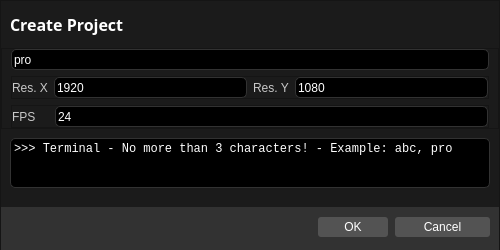
<?xml version="1.0" encoding="UTF-8"?>
<ui version="4.0">
 <class>cioxo_createProject</class>
 <widget class="QDialog" name="cioxo_createProject">
  <property name="geometry">
   <rect>
    <x>0</x>
    <y>0</y>
    <width>500</width>
    <height>250</height>
   </rect>
  </property>
  <property name="minimumSize">
   <size>
    <width>500</width>
    <height>250</height>
   </size>
  </property>
  <property name="maximumSize">
   <size>
    <width>500</width>
    <height>250</height>
   </size>
  </property>
  <property name="windowTitle">
   <string>Dialog</string>
  </property>
  <property name="styleSheet">
   <string notr="true">background-color: rgb(27, 27, 27);</string>
  </property>
  <layout class="QVBoxLayout" name="verticalLayout_3">
   <property name="spacing">
    <number>0</number>
   </property>
   <property name="leftMargin">
    <number>0</number>
   </property>
   <property name="topMargin">
    <number>0</number>
   </property>
   <property name="rightMargin">
    <number>0</number>
   </property>
   <property name="bottomMargin">
    <number>0</number>
   </property>
   <item>
    <widget class="QFrame" name="frame_all">
     <property name="frameShape">
      <enum>QFrame::StyledPanel</enum>
     </property>
     <property name="frameShadow">
      <enum>QFrame::Raised</enum>
     </property>
     <layout class="QVBoxLayout" name="verticalLayout">
      <property name="spacing">
       <number>0</number>
      </property>
      <property name="leftMargin">
       <number>0</number>
      </property>
      <property name="topMargin">
       <number>0</number>
      </property>
      <property name="rightMargin">
       <number>0</number>
      </property>
      <property name="bottomMargin">
       <number>0</number>
      </property>
      <item>
       <widget class="QFrame" name="frame_title">
        <property name="maximumSize">
         <size>
          <width>16777215</width>
          <height>50</height>
         </size>
        </property>
        <property name="styleSheet">
         <string notr="true"/>
        </property>
        <property name="frameShape">
         <enum>QFrame::NoFrame</enum>
        </property>
        <property name="frameShadow">
         <enum>QFrame::Raised</enum>
        </property>
        <property name="lineWidth">
         <number>0</number>
        </property>
        <layout class="QHBoxLayout" name="horizontalLayout_6" stretch="0,0">
         <property name="spacing">
          <number>0</number>
         </property>
         <property name="leftMargin">
          <number>9</number>
         </property>
         <property name="topMargin">
          <number>0</number>
         </property>
         <property name="rightMargin">
          <number>9</number>
         </property>
         <property name="bottomMargin">
          <number>0</number>
         </property>
         <item>
          <widget class="QLabel" name="label_createProject">
           <property name="maximumSize">
            <size>
             <width>120</width>
             <height>30</height>
            </size>
           </property>
           <property name="font">
            <font>
             <family>Source Sans Pro</family>
             <pointsize>12</pointsize>
             <weight>75</weight>
             <bold>true</bold>
            </font>
           </property>
           <property name="styleSheet">
            <string notr="true">color:white;</string>
           </property>
           <property name="text">
            <string>Create Project</string>
           </property>
           <property name="alignment">
            <set>Qt::AlignLeading|Qt::AlignLeft|Qt::AlignVCenter</set>
           </property>
          </widget>
         </item>
         <item>
          <spacer name="spacer">
           <property name="orientation">
            <enum>Qt::Horizontal</enum>
           </property>
           <property name="sizeHint" stdset="0">
            <size>
             <width>40</width>
             <height>20</height>
            </size>
           </property>
          </spacer>
         </item>
        </layout>
       </widget>
      </item>
      <item>
       <widget class="QFrame" name="frame_input">
        <property name="frameShape">
         <enum>QFrame::StyledPanel</enum>
        </property>
        <property name="frameShadow">
         <enum>QFrame::Raised</enum>
        </property>
        <layout class="QVBoxLayout" name="verticalLayout_2">
         <property name="topMargin">
          <number>0</number>
         </property>
         <property name="bottomMargin">
          <number>0</number>
         </property>
         <item>
          <widget class="QLineEdit" name="lineEdit_input">
           <property name="minimumSize">
            <size>
             <width>0</width>
             <height>21</height>
            </size>
           </property>
           <property name="font">
            <font>
             <family>Segoe UI</family>
             <pointsize>9</pointsize>
            </font>
           </property>
           <property name="styleSheet">
            <string notr="true">QLineEdit
{
	color: rgb(255, 255, 255);
	background-color: rgb(0, 0, 0);
	border-style: solid;
    border-width: 1px;
	border-radius: 5px;
	border-color: rgb(50, 50, 50);
}</string>
           </property>
           <property name="text">
            <string>pro</string>
           </property>
          </widget>
         </item>
         <item>
          <widget class="QFrame" name="frame_resolution">
           <property name="frameShape">
            <enum>QFrame::StyledPanel</enum>
           </property>
           <property name="frameShadow">
            <enum>QFrame::Raised</enum>
           </property>
           <layout class="QHBoxLayout" name="horizontalLayout">
            <property name="leftMargin">
             <number>0</number>
            </property>
            <property name="topMargin">
             <number>0</number>
            </property>
            <property name="rightMargin">
             <number>0</number>
            </property>
            <property name="bottomMargin">
             <number>0</number>
            </property>
            <item>
             <widget class="QLabel" name="label_resolutionX">
              <property name="font">
               <font>
                <family>Segoe UI</family>
                <pointsize>9</pointsize>
               </font>
              </property>
              <property name="styleSheet">
               <string notr="true">color:  rgb(200, 200, 200);</string>
              </property>
              <property name="text">
               <string>Res. X</string>
              </property>
             </widget>
            </item>
            <item>
             <widget class="QLineEdit" name="lineEdit_resolutionX">
              <property name="minimumSize">
               <size>
                <width>0</width>
                <height>21</height>
               </size>
              </property>
              <property name="font">
               <font>
                <family>Segoe UI</family>
                <pointsize>9</pointsize>
               </font>
              </property>
              <property name="styleSheet">
               <string notr="true">QLineEdit
{
	color: rgb(255, 255, 255);
	background-color: rgb(0, 0, 0);
	border-style: solid;
    border-width: 1px;
	border-radius: 5px;
	border-color: rgb(50, 50, 50);
}</string>
              </property>
              <property name="text">
               <string>1920</string>
              </property>
             </widget>
            </item>
            <item>
             <widget class="QLabel" name="label_resolutionY">
              <property name="font">
               <font>
                <family>Segoe UI</family>
                <pointsize>9</pointsize>
               </font>
              </property>
              <property name="styleSheet">
               <string notr="true">color:  rgb(200, 200, 200);</string>
              </property>
              <property name="text">
               <string>Res. Y</string>
              </property>
             </widget>
            </item>
            <item>
             <widget class="QLineEdit" name="lineEdit_resolutionY">
              <property name="minimumSize">
               <size>
                <width>0</width>
                <height>21</height>
               </size>
              </property>
              <property name="font">
               <font>
                <family>Segoe UI</family>
                <pointsize>9</pointsize>
               </font>
              </property>
              <property name="styleSheet">
               <string notr="true">QLineEdit
{
	color: rgb(255, 255, 255);
	background-color: rgb(0, 0, 0);
	border-style: solid;
    border-width: 1px;
	border-radius: 5px;
	border-color: rgb(50, 50, 50);
}</string>
              </property>
              <property name="text">
               <string>1080</string>
              </property>
             </widget>
            </item>
           </layout>
          </widget>
         </item>
         <item>
          <widget class="QFrame" name="frame_FPS">
           <property name="frameShape">
            <enum>QFrame::StyledPanel</enum>
           </property>
           <property name="frameShadow">
            <enum>QFrame::Raised</enum>
           </property>
           <layout class="QHBoxLayout" name="horizontalLayout_2">
            <property name="leftMargin">
             <number>0</number>
            </property>
            <property name="topMargin">
             <number>0</number>
            </property>
            <property name="rightMargin">
             <number>0</number>
            </property>
            <property name="bottomMargin">
             <number>0</number>
            </property>
            <item>
             <widget class="QLabel" name="label_FPS">
              <property name="font">
               <font>
                <family>Segoe UI</family>
                <pointsize>9</pointsize>
               </font>
              </property>
              <property name="styleSheet">
               <string notr="true">color:  rgb(200, 200, 200);</string>
              </property>
              <property name="text">
               <string>FPS    </string>
              </property>
             </widget>
            </item>
            <item>
             <widget class="QLineEdit" name="lineEdit_FPS">
              <property name="minimumSize">
               <size>
                <width>0</width>
                <height>21</height>
               </size>
              </property>
              <property name="font">
               <font>
                <family>Segoe UI</family>
                <pointsize>9</pointsize>
               </font>
              </property>
              <property name="styleSheet">
               <string notr="true">QLineEdit
{
	color: rgb(255, 255, 255);
	background-color: rgb(0, 0, 0);
	border-style: solid;
    border-width: 1px;
	border-radius: 5px;
	border-color: rgb(50, 50, 50);
}</string>
              </property>
              <property name="text">
               <string>24</string>
              </property>
             </widget>
            </item>
           </layout>
          </widget>
         </item>
        </layout>
       </widget>
      </item>
      <item>
       <widget class="QFrame" name="frame_informations">
        <property name="maximumSize">
         <size>
          <width>16777215</width>
          <height>70</height>
         </size>
        </property>
        <property name="styleSheet">
         <string notr="true"/>
        </property>
        <property name="frameShape">
         <enum>QFrame::NoFrame</enum>
        </property>
        <property name="frameShadow">
         <enum>QFrame::Raised</enum>
        </property>
        <layout class="QVBoxLayout" name="verticalLayout_4">
         <property name="bottomMargin">
          <number>18</number>
         </property>
         <item>
          <widget class="QLabel" name="label_informations">
           <property name="minimumSize">
            <size>
             <width>0</width>
             <height>50</height>
            </size>
           </property>
           <property name="maximumSize">
            <size>
             <width>16777215</width>
             <height>16777215</height>
            </size>
           </property>
           <property name="font">
            <font>
             <family>Consolas</family>
            </font>
           </property>
           <property name="cursor">
            <cursorShape>IBeamCursor</cursorShape>
           </property>
           <property name="styleSheet">
            <string notr="true">QLabel
{
	color: rgb(255, 255, 255);
	background-color: rgb(0, 0, 0);
	border-style: solid;
    border-width: 1px;
	border-radius: 5px;
	border-color: rgb(50, 50, 50);
}</string>
           </property>
           <property name="frameShape">
            <enum>QFrame::StyledPanel</enum>
           </property>
           <property name="text">
            <string>&gt;&gt;&gt; Terminal - No more than 3 characters! - Example: abc, pro</string>
           </property>
           <property name="alignment">
            <set>Qt::AlignLeading|Qt::AlignLeft|Qt::AlignTop</set>
           </property>
           <property name="wordWrap">
            <bool>true</bool>
           </property>
           <property name="margin">
            <number>9</number>
           </property>
           <property name="textInteractionFlags">
            <set>Qt::LinksAccessibleByMouse|Qt::TextSelectableByKeyboard|Qt::TextSelectableByMouse</set>
           </property>
          </widget>
         </item>
        </layout>
       </widget>
      </item>
      <item>
       <widget class="QFrame" name="frame_choice">
        <property name="minimumSize">
         <size>
          <width>0</width>
          <height>50</height>
         </size>
        </property>
        <property name="maximumSize">
         <size>
          <width>16777215</width>
          <height>33</height>
         </size>
        </property>
        <property name="styleSheet">
         <string notr="true">	background-color: rgb(50, 50, 50);</string>
        </property>
        <property name="frameShape">
         <enum>QFrame::NoFrame</enum>
        </property>
        <property name="frameShadow">
         <enum>QFrame::Raised</enum>
        </property>
        <property name="lineWidth">
         <number>0</number>
        </property>
        <layout class="QHBoxLayout" name="horizontalLayout_9">
         <property name="spacing">
          <number>6</number>
         </property>
         <property name="leftMargin">
          <number>9</number>
         </property>
         <property name="topMargin">
          <number>0</number>
         </property>
         <property name="rightMargin">
          <number>9</number>
         </property>
         <property name="bottomMargin">
          <number>9</number>
         </property>
         <item>
          <spacer name="spacer_project">
           <property name="orientation">
            <enum>Qt::Horizontal</enum>
           </property>
           <property name="sizeType">
            <enum>QSizePolicy::Fixed</enum>
           </property>
           <property name="sizeHint" stdset="0">
            <size>
             <width>10</width>
             <height>0</height>
            </size>
           </property>
          </spacer>
         </item>
         <item>
          <widget class="QLabel" name="label_separator">
           <property name="font">
            <font>
             <family>Source Sans Pro</family>
             <pointsize>12</pointsize>
             <weight>75</weight>
             <bold>true</bold>
            </font>
           </property>
           <property name="styleSheet">
            <string notr="true">color: rgb(255, 255, 255);</string>
           </property>
           <property name="text">
            <string/>
           </property>
           <property name="alignment">
            <set>Qt::AlignLeading|Qt::AlignLeft|Qt::AlignVCenter</set>
           </property>
          </widget>
         </item>
         <item>
          <widget class="QPushButton" name="button_ok">
           <property name="maximumSize">
            <size>
             <width>70</width>
             <height>20</height>
            </size>
           </property>
           <property name="font">
            <font>
             <family>Segoe UI</family>
             <pointsize>9</pointsize>
             <weight>50</weight>
             <bold>false</bold>
            </font>
           </property>
           <property name="styleSheet">
            <string notr="true">QPushButton
{
	background-color: rgb(83, 83, 83);
	color: rgb(255, 255, 255);
	border-radius: 3px;
}
QPushButton:hover:!pressed
{
	background-color: rgb(100, 100, 100);
}</string>
           </property>
           <property name="text">
            <string>OK</string>
           </property>
          </widget>
         </item>
         <item>
          <spacer name="spacer_buttons">
           <property name="orientation">
            <enum>Qt::Horizontal</enum>
           </property>
           <property name="sizeType">
            <enum>QSizePolicy::Fixed</enum>
           </property>
           <property name="sizeHint" stdset="0">
            <size>
             <width>1</width>
             <height>20</height>
            </size>
           </property>
          </spacer>
         </item>
         <item>
          <widget class="QPushButton" name="button_cancel">
           <property name="minimumSize">
            <size>
             <width>0</width>
             <height>20</height>
            </size>
           </property>
           <property name="maximumSize">
            <size>
             <width>95</width>
             <height>20</height>
            </size>
           </property>
           <property name="font">
            <font>
             <family>Segoe UI</family>
             <pointsize>9</pointsize>
             <weight>50</weight>
             <bold>false</bold>
            </font>
           </property>
           <property name="styleSheet">
            <string notr="true">QPushButton
{
	background-color: rgb(83, 83, 83);
	color: rgb(255, 255, 255);
	border-radius: 3px;
}
QPushButton:hover:!pressed
{
	background-color: rgb(100, 100, 100);
}</string>
           </property>
           <property name="text">
            <string>Cancel</string>
           </property>
          </widget>
         </item>
        </layout>
       </widget>
      </item>
     </layout>
    </widget>
   </item>
  </layout>
 </widget>
 <resources/>
 <connections/>
</ui>
